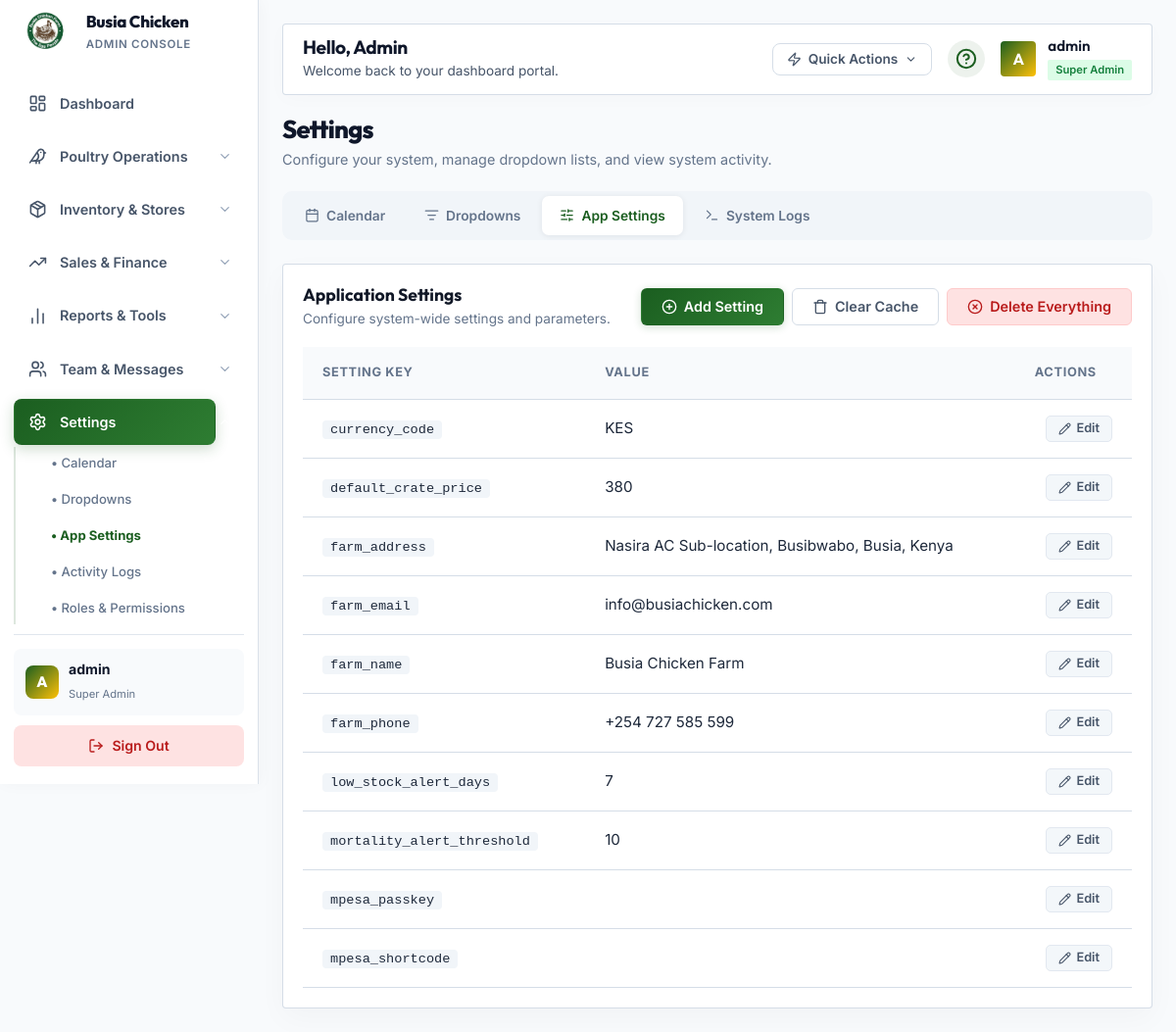
The page /Frontend/admin/hub_settings.php?tab=settings (signed in) on the database its author committed.
### tables this page shows
CREATE TABLE IF NOT EXISTS settings (
    id INT AUTO_INCREMENT PRIMARY KEY,
    setting_key VARCHAR(100) NOT NULL UNIQUE,
    setting_value TEXT,
    setting_group VARCHAR(50) DEFAULT 'general',
    description VARCHAR(255),
    updated_at TIMESTAMP DEFAULT CURRENT_TIMESTAMP ON UPDATE CURRENT_TIMESTAMP
);

### Frontend/admin/hub_settings.php (the view, shortened to what this page needs)
<?php
include __DIR__ . '/includes/admin_header.php';
$tab = $_GET['tab'] ?? 'calendar';
$pdo = getDB();
$settingsList = $logsList = $tasksDue = [];
if ($pdo) {
    try {
        if ($tab === 'settings') {
            $settingsList = $pdo->query('SELECT * FROM settings ORDER BY setting_key ASC')->fetchAll(PDO::FETCH_ASSOC);
        }
    } catch (Exception $e) {  }
}
$tabs = [
    'calendar'  => ['icon' => 'calendar',         'label' => 'Calendar'],
    'dropdowns' => ['icon' => 'list-filter',       'label' => 'Dropdowns'],
    'settings'  => ['icon' => 'sliders-horizontal','label' => 'App Settings'],
    'logs'      => ['icon' => 'terminal',          'label' => 'System Logs'],
];
?>
<div style="display:flex;justify-content:space-between;align-items:center;margin-bottom:20px;flex-wrap:wrap;gap:12px;">
    <div>
        <h1 style="margin:0;font-family:'Outfit',sans-serif;font-size:1.6rem;color:var(--admin-text-heading);font-weight:800;">Settings</h1>
        <p style="margin:4px 0 0;color:#64748b;font-size:0.9rem;">Configure your system, manage dropdown lists, and view system activity.</p>
    </div>
</div>
<div style="display:flex;gap:4px;background:#f1f5f9;padding:5px;border-radius:10px;margin-bottom:24px;overflow-x:auto;scrollbar-width:none;">
<?php foreach ($tabs as $key => $info): ?>
    <a href="?tab=<?php echo $key; ?>"
       style="display:flex;align-items:center;gap:7px;padding:9px 18px;border-radius:7px;text-decoration:none;white-space:nowrap;font-weight:600;font-size:0.86rem;transition:all 0.2s;
              <?php echo $tab === $key ? 'background:#fff;color:var(--admin-primary);box-shadow:0 1px 6px rgba(15,23,42,0.08);' : 'color:#64748b;'; ?>">
        <i data-lucide="<?php echo $info['icon']; ?>" style="width:15px;height:15px;"></i>
        <?php echo $info['label']; ?>
    </a>
<?php endforeach; ?>
</div>
<?php if ($tab === 'calendar'): ?>
<div style="display:grid;grid-template-columns:1fr 380px;gap:20px;align-items:start;">
    <div class="admin-card">
        <h3 style="margin:0 0 18px;font-family:'Outfit',sans-serif;font-size:1.1rem;">Farm Calendar</h3>
        <div id="cal-header" style="display:flex;justify-content:space-between;align-items:center;margin-bottom:16px;">
            <button class="btn btn-outline btn-sm" onclick="changeMonth(-1)"><i data-lucide="chevron-left" style="width:14px;height:14px;"></i></button>
            <strong id="cal-month-label" style="font-family:'Outfit',sans-serif;font-size:1rem;"></strong>
            <button class="btn btn-outline btn-sm" onclick="changeMonth(1)"><i data-lucide="chevron-right" style="width:14px;height:14px;"></i></button>
        </div>
        <div id="cal-grid" style="display:grid;grid-template-columns:repeat(7,1fr);gap:4px;"></div>
    </div>
    <div class="admin-card">
        <h3 style="margin:0 0 16px;font-family:'Outfit',sans-serif;font-size:1.1rem;">Upcoming Tasks</h3>
        <?php if (empty($tasksDue)): ?>
            <p style="text-align:center;color:#94a3b8;padding:20px;">No pending tasks with due dates.</p>
        <?php else: ?>
        <div style="display:flex;flex-direction:column;gap:10px;">
            <?php foreach ($tasksDue as $t): ?>
            <div style="padding:12px 14px;border-radius:8px;border:1px solid var(--admin-border);background:#fafafa;">
                <div style="display:flex;justify-content:space-between;align-items:flex-start;gap:8px;">
                    <strong style="font-size:0.9rem;color:var(--admin-text-heading);"><?php echo htmlspecialchars($t['title'], ENT_QUOTES, 'UTF-8'); ?></strong>
                    <span class="badge-pill <?php echo ['Pending'=>'badge-pill-warning','In Progress'=>'badge-pill-warning'][$t['status']] ?? 'badge-pill-warning'; ?>" style="white-space:nowrap;font-size:0.7rem;"><?php echo htmlspecialchars($t['status'], ENT_QUOTES, 'UTF-8'); ?></span>
                </div>
                <div style="margin-top:6px;display:flex;gap:14px;font-size:0.8rem;color:#64748b;">
                    <span><i data-lucide="calendar" style="width:12px;height:12px;display:inline;vertical-align:middle;"></i> <?php echo htmlspecialchars($t['due_date'], ENT_QUOTES, 'UTF-8'); ?></span>
                    <?php if (trim($t['assigned_name'])): ?>
                    <span><i data-lucide="user" style="width:12px;height:12px;display:inline;vertical-align:middle;"></i> <?php echo htmlspecialchars(trim($t['assigned_name']), ENT_QUOTES, 'UTF-8'); ?></span>
                    <?php endif; ?>
                </div>
            </div>
            <?php endforeach; ?>
        </div>
        <?php endif; ?>
        <div style="margin-top:16px;padding-top:14px;border-top:1px solid var(--admin-border);">
            <a href="/Frontend/admin/hub_people.php?tab=tasks" class="btn btn-outline" style="width:100%;justify-content:center;">
                <i data-lucide="plus-circle" style="width:15px;height:15px;"></i> Manage All Tasks
            </a>
        </div>
    </div>
</div>
<?php elseif ($tab === 'dropdowns'): ?>
<?php include __DIR__ . '/dropdowns.php'; ?>
<?php elseif ($tab === 'settings'): ?>
<div class="admin-card">
    <div style="display:flex;justify-content:space-between;align-items:center;margin-bottom:18px;">
        <div>
            <h3 style="margin:0;font-family:'Outfit',sans-serif;font-size:1.1rem;">Application Settings</h3>
            <p style="margin:4px 0 0;font-size:0.85rem;color:#64748b;">Configure system-wide settings and parameters.</p>
        </div>
        <div style="display:flex;gap:8px;align-items:center;">
            <button class="btn btn-primary" onclick="openSettingModal()">
                <i data-lucide="plus-circle" style="width:16px;height:16px;"></i> Add Setting
            </button>
            <button class="btn btn-outline" onclick="clearCache()" id="clear-cache-btn">
                <i data-lucide="trash" style="width:16px;height:16px;"></i> Clear Cache
            </button>
            <button class="btn btn-danger" onclick="initiateDeleteEverything()" id="delete-everything-btn">
                <i data-lucide="x-circle" style="width:16px;height:16px;"></i> Delete Everything
            </button>
        </div>
    </div>
    <div class="table-responsive">
        <table class="admin-table">
            <thead><tr><th>Setting Key</th><th>Value</th><th>Actions</th></tr></thead>
            <tbody>
            <?php if (empty($settingsList)): ?>
                <tr><td colspan="3" style="text-align:center;padding:28px;color:#94a3b8;">No settings configured yet.</td></tr>
            <?php else: foreach ($settingsList as $setting): ?>
                <tr>
                    <td><code style="background:#f1f5f9;padding:2px 8px;border-radius:4px;font-size:0.85rem;"><?php echo htmlspecialchars($setting['setting_key'], ENT_QUOTES, 'UTF-8'); ?></code></td>
                    <td><?php echo htmlspecialchars($setting['setting_value'] ?? '', ENT_QUOTES, 'UTF-8'); ?></td>
                    <td>
                        <div class="tbl-actions">
                            <button class="btn btn-trans btn-sm" onclick='openSettingModal(<?php echo htmlspecialchars(json_encode($setting), ENT_QUOTES, "UTF-8"); ?>)'>
                                <i data-lucide="pencil" style="width:13px;height:13px;"></i> Edit
                            </button>
                        </div>
                    </td>
                </tr>
            <?php endforeach; endif; ?>
            </tbody>
        </table>
    </div>
</div>
<?php endif; ?>
<?php include __DIR__ . '/includes/admin_footer.php'; ?>

### Frontend/assets/css/style.css (style rules this page uses)
:root { --primary: #1B5E20; --primary-light: #2E7D32; --accent: #FFC107; --accent-light: #FFD54F; --dark: #111827; --gray-800: #1F2937; --gray-600: #4B5563; --gray-400: #9CA3AF; --gray-200: #E5E7EB; --gray-100: #F3F4F6; --gray-50: #F9FAFB; --white: #FFFFFF; --space-xs: 0.25rem; --space-sm: 0.5rem; --space-md: 1rem; --space-lg: 1.5rem; --space-xl: 2rem; --space-2xl: 3rem; --space-3xl: 5rem; --space-4xl: 8rem; --radius-sm: 2px; --radius-md: 4px; --radius-lg: 8px; --radius-pill: 9999px; --shadow-sm: 0 1px 2px 0 rgba(0, 0, 0, 0.05); --shadow-md: 0 4px 6px -1px rgba(0, 0, 0, 0.05), 0 2px 4px -1px rgba(0, 0, 0, 0.03); --shadow-lg: 0 10px 15px -3px rgba(0, 0, 0, 0.05), 0 4px 6px -2px rgba(0, 0, 0, 0.025); --shadow-hover: 0 20px 25px -5px rgba(0, 0, 0, 0.05), 0 10px 10px -5px rgba(0, 0, 0, 0.02); --swiper-theme-color: var(--primary); --transition-fast: 0.15s ease; --transition-base: 0.3s ease; --transition-slow: 0.6s cubic-bezier(0.16, 1, 0.3, 1); }
* { margin: 0; padding: 0; box-sizing: border-box; }
html { scroll-behavior: smooth; font-size: 16px; }
body { font-family: 'Inter', -apple-system, BlinkMacSystemFont, 'Segoe UI', sans-serif; background-color: var(--white); color: var(--gray-800); line-height: 1.6; overflow-x: hidden; -webkit-font-smoothing: antialiased; padding-top: 64px; }
h1, h2, h3, h4, h5, h6 { font-family: 'Outfit', sans-serif; color: var(--dark); font-weight: 700; line-height: 1.2; }
h1 { font-size: clamp(3rem, 6vw, 4.5rem); letter-spacing: -0.03em; }
h3 { font-size: clamp(1.5rem, 3vw, 2rem); }
p { color: var(--gray-600); margin-bottom: var(--space-md); font-size: 1.125rem; }
.btn { display: inline-flex; align-items: center; justify-content: center; gap: var(--space-sm); padding: 0.875rem 2rem; border-radius: var(--radius-sm); font-weight: 500; font-size: 1rem; cursor: pointer; transition: all var(--transition-base); border: 1px solid transparent; }
.btn-primary { background-color: var(--primary); color: var(--white); }
.btn-outline { background-color: transparent; border-color: var(--gray-200); color: var(--gray-800); }

### rows shown on the page
settings: setting_key "currency_code", setting_value "KES"
settings: setting_key "default_crate_price", setting_value "380"
settings: setting_key "farm_address", setting_value "Nasira AC Sub-location, Busibwabo, Busia, Kenya"
settings: setting_key "farm_email", setting_value "info@busiachicken.com"
settings: setting_key "farm_name", setting_value "Busia Chicken Farm"
settings: setting_key "farm_phone", setting_value "+254 727 585 599"
settings: setting_key "low_stock_alert_days", setting_value "7"
settings: setting_key "mortality_alert_threshold", setting_value "10"
settings: setting_key "mpesa_passkey"
settings: setting_key "mpesa_shortcode"

### other values the page prints
$label "Dashboard"
$label "Poultry Operations Inventory & Stores Sales & Finance Reports & Tools Team & Messages Settings"
$subLabel "Calendar"
$subLabel "Dropdowns"
$subLabel "App Settings"
$subLabel "Activity Logs"
$subLabel "Roles & Permissions"
substr($_SESSION['first_name'] ?? $_SESSION['username'] ?? 'A', 0, 1) "A"
$_SESSION['username'] "admin"
str_replace('_', ' ', $_SESSION['role'] ?? '') "Super Admin"
$_SESSION['first_name'] "Admin"
$initial "A"
str_replace('_', ' ', $_SESSION['role'] ?? 'super_admin') "Super Admin"
$info['label'] "Calendar"
$info['label'] "Dropdowns"
